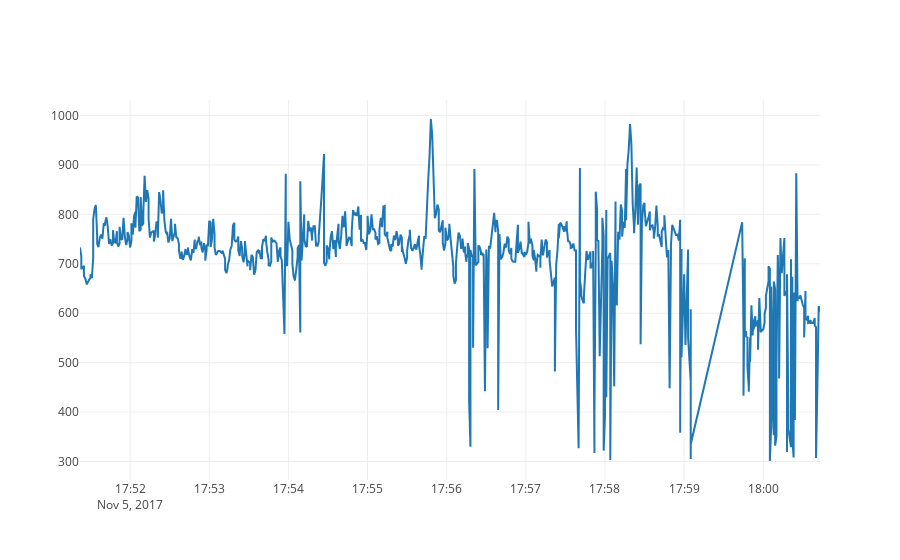
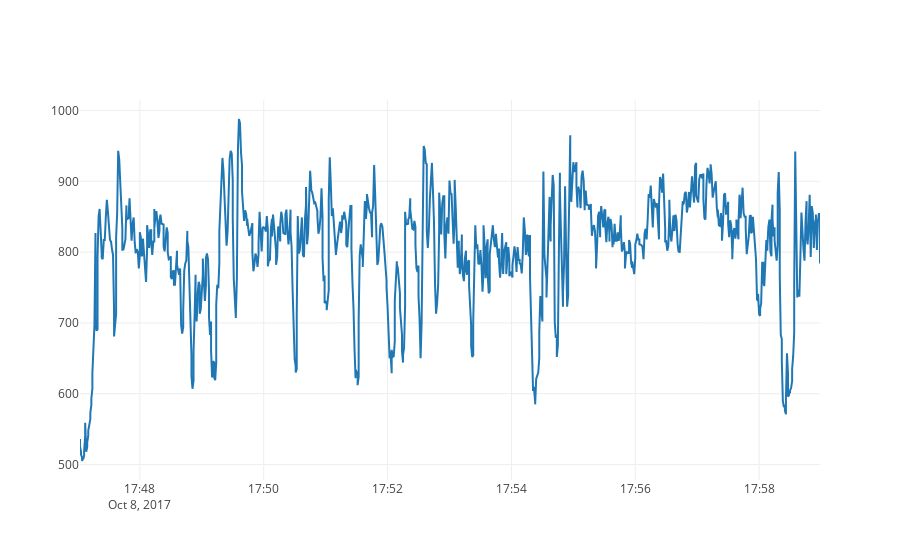
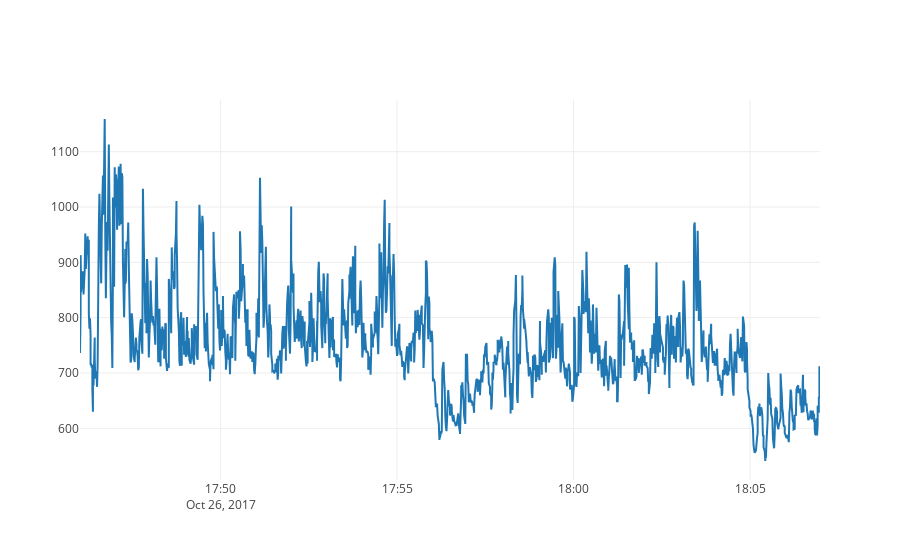
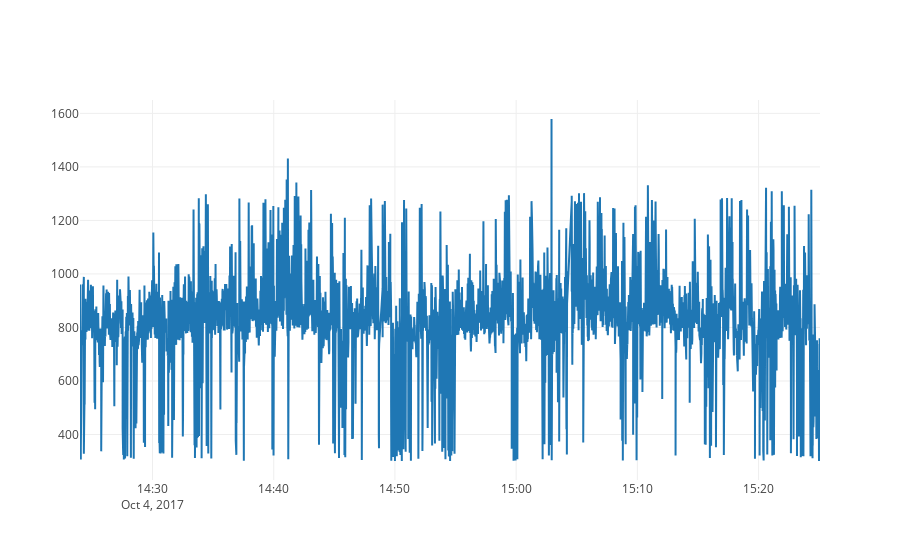

Notebook code cell kept with these figures, in order:
### Markdown cell above
## Plotting random examples of RR time series for each type of activity

### Code cell
for act in df['activity'].unique():
    v = df[df['activity'] == act].sample(1)
    print('---------------- ', act, ' ---------------')
    print('USER: ', v.iloc[i]['user'])
    pl.iplot(dv.plot_sess_series(v.iloc[i], RAW, False))

### Figure 1 — Plotly figure (JSON) as saved in the notebook; plotly's stock layout.template omitted (floating-point values rounded to 4 significant figures; data arrays with more than 128 entries replaced by an {"elided": "..."} marker saying what was removed)
{"data": [{"type": "scatter", "x": {"elided": "746 str values"}, "y": {"elided": "746 int values"}}], "layout": {}}

### Figure 2 — Plotly figure (JSON) as saved in the notebook; plotly's stock layout.template omitted (floating-point values rounded to 4 significant figures; data arrays with more than 128 entries replaced by an {"elided": "..."} marker saying what was removed)
{"data": [{"type": "scatter", "x": {"elided": "924 str values"}, "y": {"elided": "924 int values"}}], "layout": {}}

### Figure 3 — Plotly figure (JSON) as saved in the notebook; plotly's stock layout.template omitted (floating-point values rounded to 4 significant figures; data arrays with more than 128 entries replaced by an {"elided": "..."} marker saying what was removed)
{"data": [{"type": "scatter", "x": {"elided": "1734 str values"}, "y": {"elided": "1734 int values"}}], "layout": {}}

### Figure 4 — Plotly figure (JSON) as saved in the notebook; plotly's stock layout.template omitted (floating-point values rounded to 4 significant figures; data arrays with more than 128 entries replaced by an {"elided": "..."} marker saying what was removed)
{"data": [{"type": "scatter", "x": {"elided": "4578 str values"}, "y": {"elided": "4578 int values"}}], "layout": {}}
